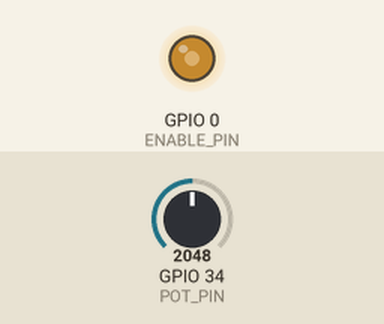
This sketch was run on a simulated ESP32. Shown: output pins drawn as LEDs (lit = HIGH). The test bench sets the inputs (shaded band); at power-on: GPIO 34 (POT_PIN) = 2048. What the sketch prints to the serial monitor is not drawn.

Above: at 1.2 s.
1.3 s: GPIO 34 (POT_PIN) set to 174
At 2.5 s:
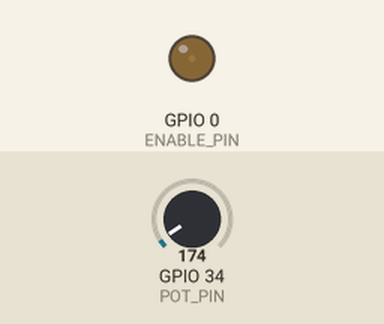
2.8 s: GPIO 34 (POT_PIN) set to 148
At 3.8 s:
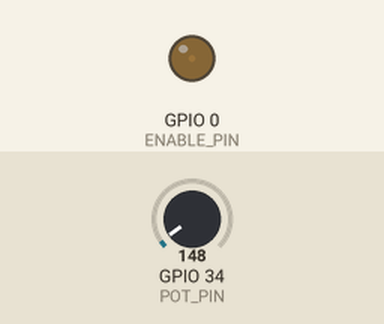
5.8 s: GPIO 34 (POT_PIN) set to 2866
At 7.0 s:
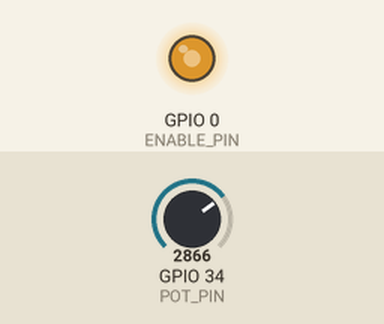
7.3 s: GPIO 34 (POT_PIN) set to 0
At 8.3 s:
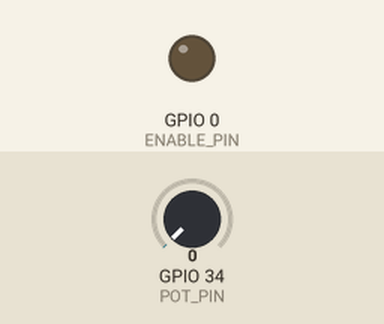
8.8 s: GPIO 34 (POT_PIN) set to 3603
At 9.5 s:
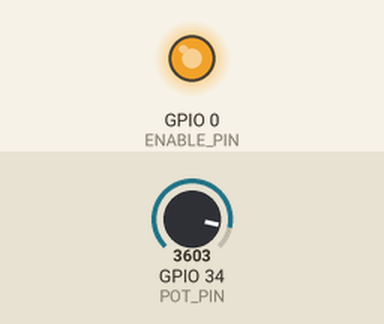
10.3 s: GPIO 34 (POT_PIN) set to 2047
At 10.7 s:
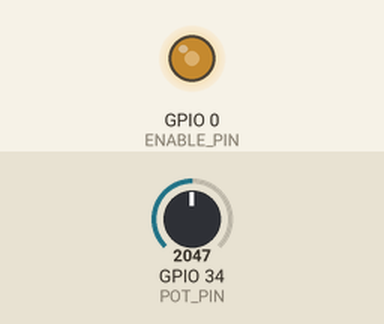
Timing chart, 0 to 13.3 s (numbered marks = the images above; inputs shaded):
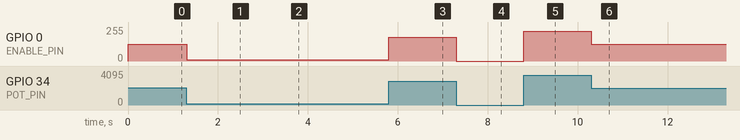

The sketch:

DRV8825_i_PWM.ino
```cpp
#include <Arduino.h>
#include <AccelStepper.h>

// ====== Піни крокового двигуна ======
#define STEP_PIN 2     // Step pin
#define DIR_PIN 15       // Direction pin
#define ENABLE_PIN   0   // Pin for ENABLE (active LOW)

// ====== Керування мікрокроком ======
// #define M0_PIN 13
// #define M1_PIN 12
// #define M2_PIN 14

// ====== Потенціометр ======
#define POT_PIN 34   // аналоговий вхід ESP32 (GPIO34)

// ====== Параметри двигуна ======
const float stepsPerRevolution = 200;
int microstepSetting = 1;  // множник мікрокроку

// ====== Параметри PWM ======
const int pwmFreq = 30000;     // частота ~3 кГц (оптимально для DRV8825)
const int pwmResolution = 8;  // 8-біт (0–255)
int pwmValue = 255;           // початкове значення (100% потужність)

// ====== Ініціалізація AccelStepper ======
AccelStepper stepper(AccelStepper::DRIVER, STEP_PIN, DIR_PIN);

void setup() {
  Serial.begin(115200);

  // Встановлення пінів
  // pinMode(M0_PIN, OUTPUT);
  // pinMode(M1_PIN, OUTPUT);
  // pinMode(M2_PIN, OUTPUT);
  pinMode(ENABLE_PIN, OUTPUT);

  // Встановлюємо мікрокрок (LOW/LOW/LOW = 1/1)
  // digitalWrite(M0_PIN, LOW);
  // digitalWrite(M1_PIN, LOW);
  // digitalWrite(M2_PIN, LOW);

  // ====== PWM для ENABLE (новий LEDC API) ======
  // ledcAttach(pin, freq, resolution_bits)
  ledcAttach(ENABLE_PIN, pwmFreq, pwmResolution);

  // ledcWrite(pin, duty)
  ledcWrite(ENABLE_PIN, pwmValue);  // 100% потужність на старті

  // ====== Налаштування двигуна ======
  float desiredRPM = 300;
  float maxRPM = 300;
  float speedStepsPerSec = (microstepSetting * stepsPerRevolution * desiredRPM) / 60.0;
  float maxSpeedStepsPerSec = (microstepSetting * stepsPerRevolution * maxRPM) / 60.0;

  stepper.setMaxSpeed(maxSpeedStepsPerSec);
  stepper.setSpeed(speedStepsPerSec);

  Serial.println("DRV8825 PWM control via potentiometer (new LEDC API) ready!");
}

void loop() {
  // ====== Зчитуємо потенціометр ======
  int potValue = analogRead(POT_PIN);     // 0–4095 на ESP32
  pwmValue = map(potValue, 0, 4095, 0, 255); // мапимо у 0–255 для PWM duty

  // ====== Застосовуємо PWM на ENABLE ======
  ledcWrite(ENABLE_PIN, pwmValue);

  // ====== (Опціонально) показуємо відсотки у Serial ======
  int percent = map(pwmValue, 0, 255, 0, 100);
  Serial.print("PWM Duty: %3d /255  (%2d%%)\r");
  Serial.println(pwmValue);
  //Serial.println(percent);

  // ====== Рух (або утримування) ======
  // Якщо хочеш рухати мотор — розкоментуй рядок нижче:
  //stepper.runSpeed();

  //delay(50); // невелика затримка для плавності читання
}
```

Measured:
- after the input at 1.3 s, GPIO 0 (ENABLE_PIN): 127/255 → 10/255 at once
- after the input at 2.8 s, GPIO 0 (ENABLE_PIN): 10/255 → 9/255 at once
- after the input at 5.8 s, GPIO 0 (ENABLE_PIN): 9/255 → 177/255 at once
- after the input at 7.3 s, GPIO 0 (ENABLE_PIN): 177/255 → 0/255 at once
- after the input at 8.8 s, GPIO 0 (ENABLE_PIN): 0/255 → 223/255 at once
- after the input at 10.3 s, GPIO 0 (ENABLE_PIN): 223/255 → 127/255 at once
